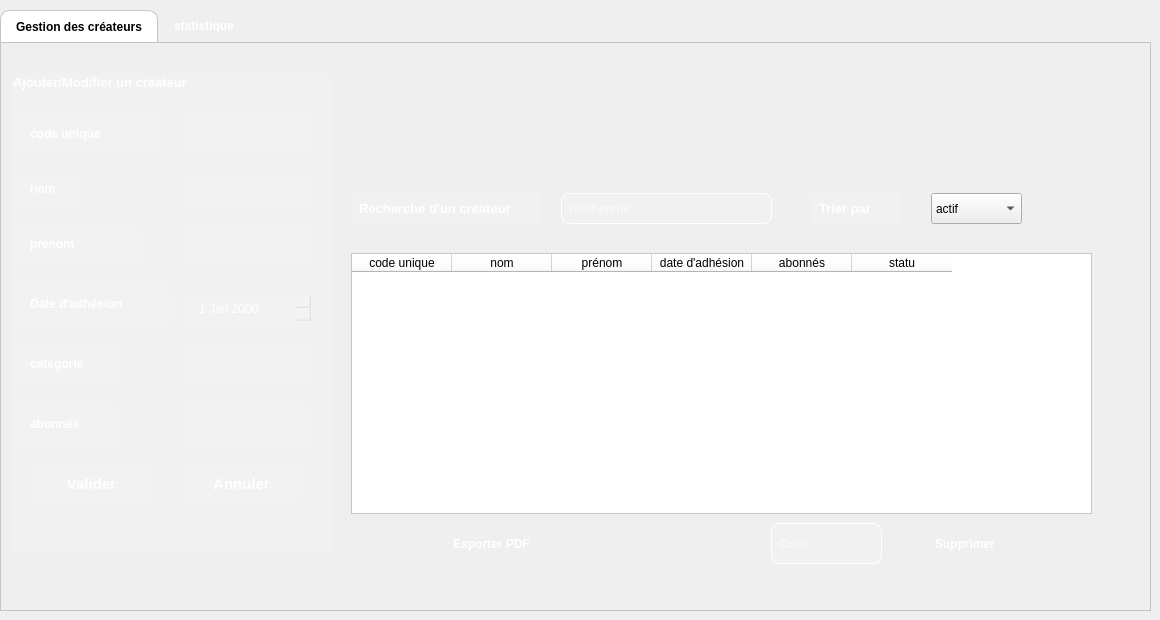
    <widget class="QWidget" name="page_5">
     <widget class="QTabWidget" name="Widget">
      <property name="geometry">
       <rect>
        <x>0</x>
        <y>10</y>
        <width>1151</width>
        <height>601</height>
       </rect>
      </property>
      <property name="font">
       <font>
        <bold>true</bold>
       </font>
      </property>
      <property name="styleSheet">
       <string notr="true">/* Style for the QTabWidget (the container) */
QTabWidget::pane {
    /* Removes the border around the content area */
    border: 1px solid #c4c4c4;
}

/* Style for the QTabBar (the tab buttons themselves) */
QTabBar {
    border-top-left-radius: 10px;
    border-top-right-radius: 10px;
}

/* Style for the selected tab */
QTabBar::tab:selected {
    background-color: white; /* White background for the active tab */
    color: black; /* Black text for the active tab */
    border: 1px solid #c4c4c4; /* A light border */
    border-bottom: none; /* No border at the bottom to blend with the content pane */
    border-top-left-radius: 10px;
    border-top-right-radius: 10px;
    padding: 8px 15px; /* Add some padding for spacing */
}

/* Style for the unselected tabs */
QTabBar::tab:!selected {
    background-color: transparent; /* Transparent background for inactive tabs */
    color: white; /* White text for inactive tabs */
    border: 1px solid transparent; /* Transparent border */
    padding: 8px 15px; /* Add some padding for spacing */
}

/* Style for the unselected tabs on hover */
QTabBar::tab:!selected:hover {
    background-color: rgba(255, 255, 255, 0.1); /* A subtle white transparency on hover */
}</string>
      </property>
      <property name="currentIndex">
       <number>0</number>
      </property>
      <widget class="QWidget" name="tab_9">
       <attribute name="title">
        <string>Gestion des créateurs</string>
       </attribute>
       <widget class="QPushButton" name="pushButton_21">
        <property name="geometry">
         <rect>
          <x>400</x>
          <y>480</y>
          <width>181</width>
          <height>41</height>
         </rect>
        </property>
        <property name="styleSheet">
         <string notr="true">QPushButton {
    /* 1. Base Orange &quot;Sun&quot; Background (Gradient for a slight shine) */
    background-color: qlineargradient(
        x1: 0, y1: 0, x2: 0, y2: 1,
        stop: 0 #ff8c00,   /* Darker orange at the top */
        stop: 1 #ffa500    /* Lighter orange at the bottom */
    );
    color:white; /* White text for contrast */
    border: 2px solid transparent; /* Transparent border initially */
    border-radius: 8px;
    padding: 10px 20px;
    font-weight: bold;
}

QPushButton:hover {
    /* 2. Bright Contour (Border) when the mouse passes over */
    border: 2px solid #ffcc00; /* Bright yellow border (the glow) */
    background-color: qlineargradient(
        x1: 0, y1: 0, x2: 0, y2: 1,
        stop: 0 #ff951a,   /* Slightly brighter background on hover */
        stop: 1 #ffb01a
    );
}

QPushButton:pressed {
    /* 3. Darker press effect */
    background-color: #e67e22; /* Solid darker orange */
    border: 2px solid #ffcc00;
}</string>
        </property>
        <property name="text">
         <string>Exporter PDF</string>
        </property>
       </widget>
       <widget class="QPushButton" name="pushButton_22">
        <property name="geometry">
         <rect>
          <x>900</x>
          <y>480</y>
          <width>131</width>
          <height>41</height>
         </rect>
        </property>
        <property name="styleSheet">
         <string notr="true">QPushButton {
    /* 1. Base Orange &quot;Sun&quot; Background (Gradient for a slight shine) */
    background-color: qlineargradient(
        x1: 0, y1: 0, x2: 0, y2: 1,
        stop: 0 #ff8c00,   /* Darker orange at the top */
        stop: 1 #ffa500    /* Lighter orange at the bottom */
    );
    color: white; /* White text for contrast */
    border: 2px solid transparent; /* Transparent border initially */
    border-radius: 8px;
    padding: 10px 20px;
    font-weight: bold;
}

QPushButton:hover {
    /* 2. Bright Contour (Border) when the mouse passes over */
    border: 2px solid #ffcc00; /* Bright yellow border (the glow) */
    background-color: qlineargradient(
        x1: 0, y1: 0, x2: 0, y2: 1,
        stop: 0 #ff951a,   /* Slightly brighter background on hover */
        stop: 1 #ffb01a
    );
}

QPushButton:pressed {
    /* 3. Darker press effect */
    background-color: rgb(170, 0, 0); /* Solid darker orange */
    border: 2px solid #ffcc00;
}</string>
        </property>
        <property name="text">
         <string>Supprimer </string>
        </property>
       </widget>
       <widget class="QLabel" name="label_47">
        <property name="geometry">
         <rect>
          <x>940</x>
          <y>-10</y>
          <width>181</width>
          <height>131</height>
         </rect>
        </property>
        <property name="styleSheet">
         <string notr="true">image: url(:/images/logo.png);
background-color: transparent;
</string>
        </property>
        <property name="text">
         <string/>
        </property>
       </widget>
       <widget class="QGroupBox" name="groupBox_5">
        <property name="geometry">
         <rect>
          <x>10</x>
          <y>30</y>
          <width>321</width>
          <height>481</height>
         </rect>
        </property>
        <property name="font">
         <font>
          <pointsize>10</pointsize>
          <bold>true</bold>
         </font>
        </property>
        <property name="styleSheet">
         <string notr="true">background-color: white; /* White background for the active tab */
    color: black; /* Black text for the active tab */
    border: 1px solid #c4c4c4; /* A light border */
    border-bottom: none; /* No border at the bottom to blend with the content pane */
    border-top-left-radius: 10px;
    border-top-right-radius: 10px;
    padding: 8px 15px; /* Add some padding for spacing */

    background-color: transparent; /* Transparent background for inactive tabs */
    color: white; /* White text for inactive tabs */
    border: 1px solid transparent; /* Transparent border */
    padding: 8px 15px; /* Add some padding for spacing */


    background-color: rgba(255, 255, 255, 0.1); /* A subtle white transparency on hover */</string>
        </property>
        <property name="title">
         <string>Ajouter/Modifier un créateur</string>
        </property>
        <widget class="QLineEdit" name="lineEdit_12">
         <property name="geometry">
          <rect>
           <x>170</x>
           <y>40</y>
           <width>131</width>
           <height>41</height>
          </rect>
         </property>
         <property name="font">
          <font>
           <pointsize>9</pointsize>
           <bold>true</bold>
          </font>
         </property>
        </widget>
        <widget class="QLabel" name="label_30">
         <property name="geometry">
          <rect>
           <x>0</x>
           <y>100</y>
           <width>71</width>
           <height>31</height>
          </rect>
         </property>
         <property name="font">
          <font>
           <family>Segoe UI</family>
           <pointsize>9</pointsize>
           <italic>false</italic>
           <bold>true</bold>
          </font>
         </property>
         <property name="styleSheet">
          <string notr="true">font: 700 9pt &quot;Segoe UI&quot;;</string>
         </property>
         <property name="text">
          <string>nom</string>
         </property>
        </widget>
        <widget class="QLabel" name="label_31">
         <property name="geometry">
          <rect>
           <x>0</x>
           <y>150</y>
           <width>131</width>
           <height>41</height>
          </rect>
         </property>
         <property name="font">
          <font>
           <family>Segoe UI</family>
           <pointsize>9</pointsize>
           <italic>false</italic>
           <bold>true</bold>
          </font>
         </property>
         <property name="styleSheet">
          <string notr="true">font: 700 9pt &quot;Segoe UI&quot;;</string>
         </property>
         <property name="text">
          <string>prenom</string>
         </property>
        </widget>
        <widget class="QLabel" name="label_32">
         <property name="geometry">
          <rect>
           <x>0</x>
           <y>210</y>
           <width>161</width>
           <height>41</height>
          </rect>
         </property>
         <property name="font">
          <font>
           <family>Segoe UI</family>
           <pointsize>9</pointsize>
           <italic>false</italic>
           <bold>true</bold>
          </font>
         </property>
         <property name="styleSheet">
          <string notr="true">font: 700 9pt &quot;Segoe UI&quot;;</string>
         </property>
         <property name="text">
          <string>Date d'adhésion</string>
         </property>
        </widget>
        <widget class="QLabel" name="label_33">
         <property name="geometry">
          <rect>
           <x>0</x>
           <y>270</y>
           <width>111</width>
           <height>41</height>
          </rect>
         </property>
         <property name="font">
          <font>
           <family>Segoe UI</family>
           <pointsize>9</pointsize>
           <italic>false</italic>
           <bold>true</bold>
          </font>
         </property>
         <property name="styleSheet">
          <string notr="true">font: 700 9pt &quot;Segoe UI&quot;;</string>
         </property>
         <property name="text">
          <string>catégorie</string>
         </property>
        </widget>
        <widget class="QLabel" name="label_34">
         <property name="geometry">
          <rect>
           <x>0</x>
           <y>40</y>
           <width>151</width>
           <height>41</height>
          </rect>
         </property>
         <property name="font">
          <font>
           <family>Segoe UI</family>
           <pointsize>9</pointsize>
           <italic>false</italic>
           <bold>true</bold>
          </font>
         </property>
         <property name="styleSheet">
          <string notr="true">font: 700 9pt &quot;Segoe UI&quot;;</string>
         </property>
         <property name="text">
          <string>code unique</string>
         </property>
        </widget>
        <widget class="QLineEdit" name="lineEdit_27">
         <property name="geometry">
          <rect>
           <x>172</x>
           <y>150</y>
           <width>131</width>
           <height>41</height>
          </rect>
         </property>
         <property name="font">
          <font>
           <pointsize>9</pointsize>
           <bold>true</bold>
          </font>
         </property>
        </widget>
        <widget class="QLineEdit" name="lineEdit_28">
         <property name="geometry">
          <rect>
           <x>170</x>
           <y>100</y>
           <width>131</width>
           <height>31</height>
          </rect>
         </property>
         <property name="font">
          <font>
           <pointsize>9</pointsize>
           <bold>true</bold>
          </font>
         </property>
        </widget>
        <widget class="QDateEdit" name="dateEdit_3">
         <property name="geometry">
          <rect>
           <x>170</x>
           <y>220</y>
           <width>131</width>
           <height>31</height>
          </rect>
         </property>
         <property name="styleSheet">
          <string notr="true">background-color: rgba(255, 255, 255, 30); /* Semi-transparent white background */
    color: white; /* Text color */
    border: 1px solid white; /* A subtle, semi-transparent white border */
    border-radius: 8px; /* Rounded corners */
    padding: 5px; /* Adds space inside the widget for text, so it's not right up against the edges *</string>
         </property>
        </widget>
        <widget class="QPushButton" name="pushButton_19">
         <property name="geometry">
          <rect>
           <x>20</x>
           <y>390</y>
           <width>121</width>
           <height>41</height>
          </rect>
         </property>
         <property name="font">
          <font>
           <pointsize>11</pointsize>
           <bold>true</bold>
          </font>
         </property>
         <property name="styleSheet">
          <string notr="true">QPushButton {
    /* 1. Base Orange &quot;Sun&quot; Background (Gradient for a slight shine) */
    background-color: qlineargradient(
        x1: 0, y1: 0, x2: 0, y2: 1,
        stop: 0 #ff8c00,   /* Darker orange at the top */
        stop: 1 #ffa500    /* Lighter orange at the bottom */
    );
    color: white; /* White text for contrast */
    border: 2px solid transparent; /* Transparent border initially */
    border-radius: 8px;
    padding: 10px 20px;
    font-weight: bold;
}

QPushButton:hover {
    /* 2. Bright Contour (Border) when the mouse passes over */
    border: 2px solid #ffcc00; /* Bright yellow border (the glow) */
    background-color: qlineargradient(
        x1: 0, y1: 0, x2: 0, y2: 1,
        stop: 0 #ff951a,   /* Slightly brighter background on hover */
        stop: 1 #ffb01a
    );
}

QPushButton:pressed {
    /* 3. Darker press effect */
    background-color: rgb(0, 170, 127); /* Solid darker orange */
    border: 2px solid #ffcc00;
}</string>
         </property>
         <property name="text">
          <string>Valider</string>
         </property>
        </widget>
        <widget class="QPushButton" name="pushButton_25">
         <property name="geometry">
          <rect>
           <x>170</x>
           <y>390</y>
           <width>121</width>
           <height>41</height>
          </rect>
         </property>
         <property name="font">
          <font>
           <pointsize>11</pointsize>
           <bold>true</bold>
          </font>
         </property>
         <property name="styleSheet">
          <string notr="true">QPushButton {
    /* 1. Base Orange &quot;Sun&quot; Background (Gradient for a slight shine) */
    background-color: qlineargradient(
        x1: 0, y1: 0, x2: 0, y2: 1,
        stop: 0 #ff8c00,   /* Darker orange at the top */
        stop: 1 #ffa500    /* Lighter orange at the bottom */
    );
    color: white; /* White text for contrast */
    border: 2px solid transparent; /* Transparent border initially */
    border-radius: 8px;
    padding: 10px 20px;
    font-weight: bold;
}

QPushButton:hover {
    /* 2. Bright Contour (Border) when the mouse passes over */
    border: 2px solid #ffcc00; /* Bright yellow border (the glow) */
    background-color: qlineargradient(
        x1: 0, y1: 0, x2: 0, y2: 1,
        stop: 0 #ff951a,   /* Slightly brighter background on hover */
        stop: 1 #ffb01a
    );
}

QPushButton:pressed {
    /* 3. Darker press effect */
    background-color: rgb(0, 170, 127); /* Solid darker orange */
    border: 2px solid #ffcc00;
}</string>
         </property>
         <property name="text">
          <string>Annuler</string>
         </property>
        </widget>
        <widget class="QLineEdit" name="lineEdit_29">
         <property name="geometry">
          <rect>
           <x>170</x>
           <y>270</y>
           <width>131</width>
           <height>41</height>
          </rect>
         </property>
         <property name="font">
          <font>
           <pointsize>9</pointsize>
           <bold>true</bold>
          </font>
         </property>
        </widget>
        <widget class="QLabel" name="label_35">
         <property name="geometry">
          <rect>
           <x>0</x>
           <y>330</y>
           <width>111</width>
           <height>41</height>
          </rect>
         </property>
         <property name="font">
          <font>
           <family>Segoe UI</family>
           <pointsize>9</pointsize>
           <italic>false</italic>
           <bold>true</bold>
          </font>
         </property>
         <property name="styleSheet">
          <string notr="true">font: 700 9pt &quot;Segoe UI&quot;;</string>
         </property>
         <property name="text">
          <string>abonnés</string>
         </property>
        </widget>
        <widget class="QLineEdit" name="lineEdit_30">
         <property name="geometry">
          <rect>
           <x>170</x>
           <y>330</y>
           <width>131</width>
           <height>41</height>
          </rect>
         </property>
         <property name="font">
          <font>
           <pointsize>9</pointsize>
           <bold>true</bold>
          </font>
         </property>
        </widget>
       </widget>
       <widget class="QTableWidget" name="tableWidget_5">
        <property name="geometry">
         <rect>
          <x>350</x>
          <y>210</y>
          <width>741</width>
          <height>261</height>
         </rect>
        </property>
        <property name="styleSheet">
         <string notr="true">background-color: rgb(255, 255, 255);
color: black;
</string>
        </property>
        <column>
         <property name="text">
          <string>code unique</string>
         </property>
        </column>
        <column>
         <property name="text">
          <string>nom</string>
         </property>
        </column>
        <column>
         <property name="text">
          <string>prénom</string>
         </property>
        </column>
        <column>
         <property name="text">
          <string>date d'adhésion</string>
         </property>
        </column>
        <column>
         <property name="text">
          <string>abonnés</string>
         </property>
        </column>
        <column>
         <property name="text">
          <string>statu</string>
         </property>
        </column>
       </widget>
       <widget class="QLabel" name="label_36">
        <property name="geometry">
         <rect>
          <x>350</x>
          <y>150</y>
          <width>191</width>
          <height>31</height>
         </rect>
        </property>
        <property name="font">
         <font>
          <pointsize>10</pointsize>
          <bold>true</bold>
         </font>
        </property>
        <property name="styleSheet">
         <string notr="true">
    background-color: rgba(255, 255, 255, 30); /* Semi-transparent white background */
    color: white; /* Text color */
  
    border-radius: 8px; /* Rounded corners */
    padding: 5px; /* Adds space inside the widget for text, so it's not right up against the edges */
</string>
        </property>
        <property name="text">
         <string>Recherche d'un créateur</string>
        </property>
       </widget>
       <widget class="QLineEdit" name="lineEdit_31">
        <property name="geometry">
         <rect>
          <x>560</x>
          <y>150</y>
          <width>211</width>
          <height>31</height>
         </rect>
        </property>
        <property name="font">
         <font>
          <pointsize>9</pointsize>
          <bold>true</bold>
         </font>
        </property>
        <property name="styleSheet">
         <string notr="true">QLineEdit {
    background-color: rgba(255, 255, 255, 30); /* Semi-transparent white background */
    color: white; /* Text color */
    border: 1px solid white; /* A subtle, semi-transparent white border */
    border-radius: 8px; /* Rounded corners */
    padding: 5px; /* Adds space inside the widget for text, so it's not right up against the edges */
}</string>
        </property>
        <property name="placeholderText">
         <string>Recherche </string>
        </property>
       </widget>
       <widget class="QLabel" name="label_37">
        <property name="geometry">
         <rect>
          <x>810</x>
          <y>150</y>
          <width>91</width>
          <height>31</height>
         </rect>
        </property>
        <property name="font">
         <font>
          <pointsize>10</pointsize>
          <bold>true</bold>
         </font>
        </property>
        <property name="styleSheet">
         <string notr="true"> background-color: rgba(255, 255, 255, 30); /* Semi-transparent white background */
    color: white; /* Text color */
  
    border-radius: 8px; /* Rounded corners */
    padding: 5px; /* Adds space inside the widget for text, so it's not right up against the edges */
</string>
        </property>
        <property name="text">
         <string>Trier par</string>
        </property>
       </widget>
       <widget class="QComboBox" name="comboBox_6">
        <property name="geometry">
         <rect>
          <x>930</x>
          <y>150</y>
          <width>91</width>
          <height>31</height>
         </rect>
        </property>
        <property name="styleSheet">
         <string notr="true">background-color: rgba(255, 255, 255, 30); /* Semi-transparent white background */
    color: white; /* Text color */
    border: 1px solid white; /* A subtle, semi-transparent white border */
    border-radius: 8px; /* Rounded corners */
    padding: 5px; /* Adds space inside the widget for text, so it's not right up against the edges *</string>
        </property>
        <property name="placeholderText">
         <string/>
        </property>
        <item>
         <property name="text">
          <string>actif </string>
         </property>
        </item>
        <item>
         <property name="text">
          <string>inactif</string>
         </property>
        </item>
       </widget>
       <widget class="QLineEdit" name="lineEdit_32">
        <property name="geometry">
         <rect>
          <x>770</x>
          <y>480</y>
          <width>111</width>
          <height>41</height>
         </rect>
        </property>
        <property name="font">
         <font>
          <pointsize>9</pointsize>
          <bold>true</bold>
         </font>
        </property>
        <property name="styleSheet">
         <string notr="true">QLineEdit {
    background-color: rgba(255, 255, 255, 30); /* Semi-transparent white background */
    color: white; /* Text color */
    border: 1px solid white; /* A subtle, semi-transparent white border */
    border-radius: 8px; /* Rounded corners */
    padding: 5px; /* Adds space inside the widget for text, so it's not right up against the edges */
}</string>
        </property>
        <property name="placeholderText">
         <string>Code</string>
        </property>
       </widget>
      </widget>
      <widget class="QWidget" name="tab_10">
       <attribute name="title">
        <string>statistique</string>
       </attribute>
       <widget class="QWidget" name="widget_4" native="true">
        <property name="geometry">
         <rect>
          <x>90</x>
          <y>10</y>
          <width>881</width>
          <height>471</height>
         </rect>
        </property>
        <property name="styleSheet">
         <string notr="true">background-color: rgb(255, 255, 255);</string>
        </property>
       </widget>
      </widget>
     </widget>
    </widget>
